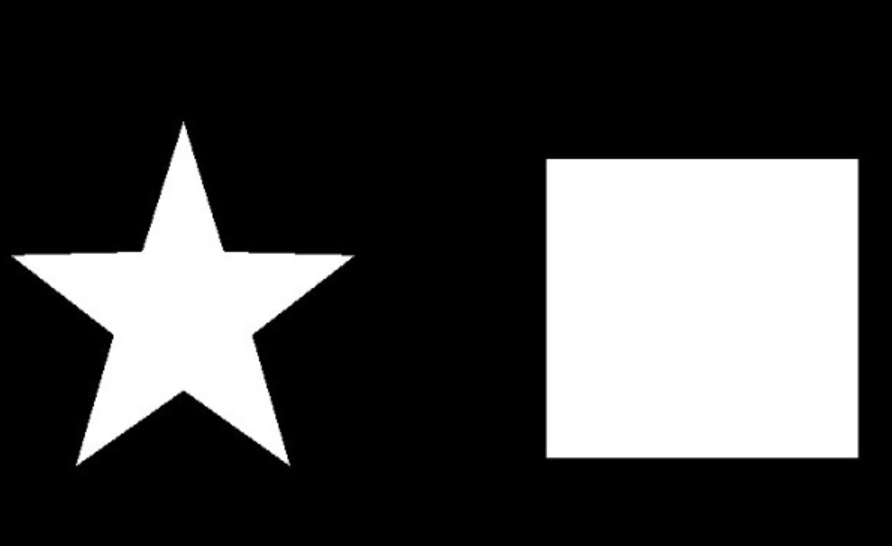
#> input picture photo/xingzhuang.jpg, 892 x 546 px, found by its file name
$ python '轮廓发现.py'
#> lines starting #> are read from the running program, lines starting #| are printed output that depends on the picture; after the words box and inside, x2 and y2 are one past the last pixel; in counts of white or black regions, pixels touching at a corner belong together
#> further down, img is the input picture: shape (546, 892, 3); min 0, max 255, mean 69.9
import cv2


def contours_img(img):
    gray = cv2.cvtColor(img, cv2.COLOR_BGR2GRAY)
    ret, binary = cv2.threshold(gray, 0, 255, cv2.THRESH_BINARY | cv2.THRESH_OTSU)  # 返回值为阈值和二值图像
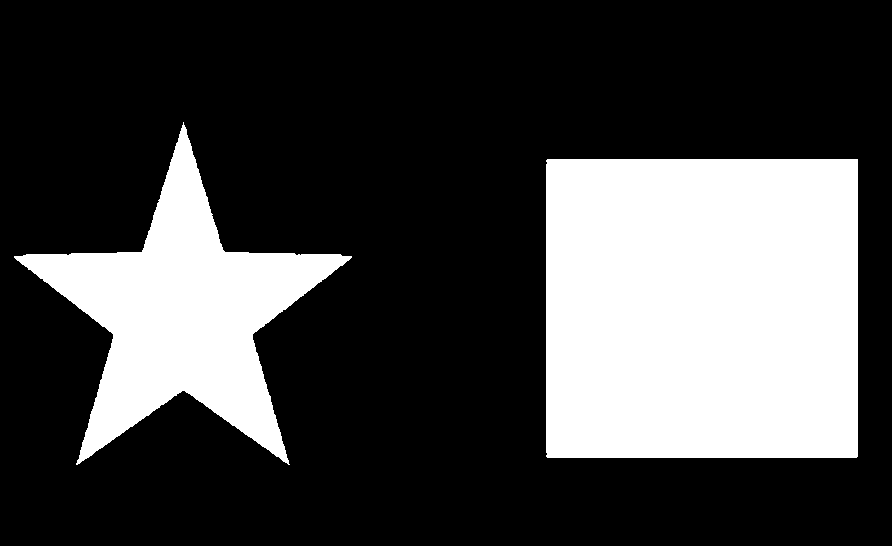
#> binary: shape (546, 892); 27.4% white; 2 white regions
#> ret = 126
    contours, hierarchy = cv2.findContours(binary, cv2.RETR_TREE, cv2.CHAIN_APPROX_SIMPLE)
#> contours = 2 contours; box (x1, y1, x2, y2) and area: (546, 159, 858, 458) 92672, (14, 122, 352, 465) 39710
    for i, contour in enumerate(contours):
        cv2.drawContours(img, contours, i, (0, 0, 255), 2)
#> this loop made 2 passes
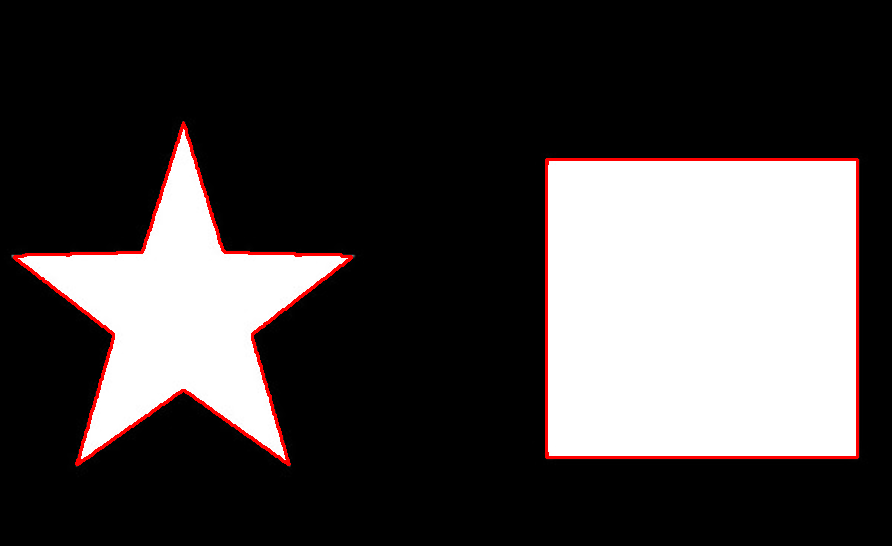
#> img: shape (546, 892, 3); 1.67% of pixels changed, all inside (x1, y1, x2, y2) = (13, 121, 859, 466)
    cv2.imshow('contours_img', img)


if __name__ == '__main__':
    img = cv2.imread('E:\\pyitem\\opencv_img\\photo\\xingzhuang.jpg')
    # [7 lines of commented-out code are left out]
    contours_img(img)
    cv2.waitKey(0)
    cv2.destroyAllWindows()
